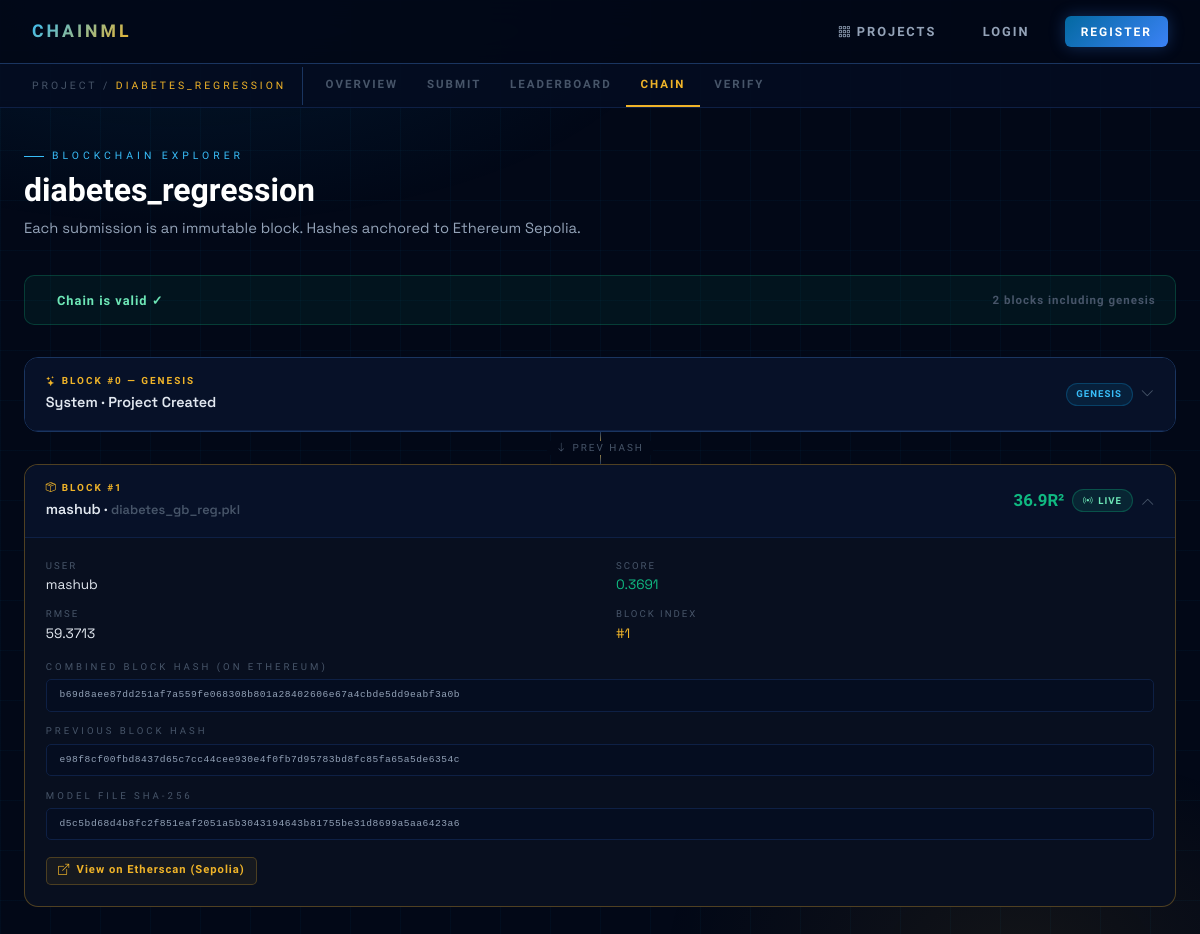
/project/4/chain, run on an earlier commit of the app's database.
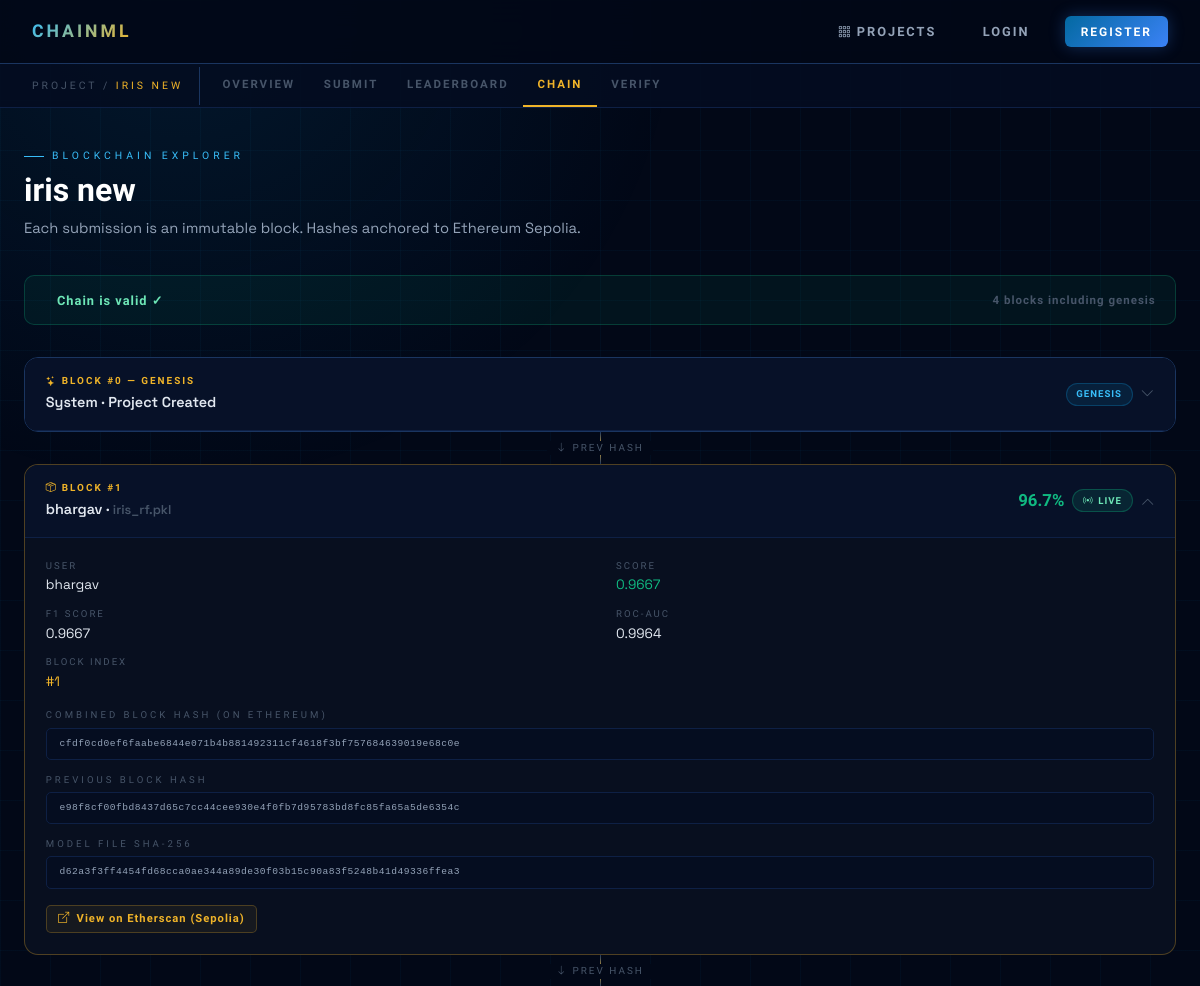
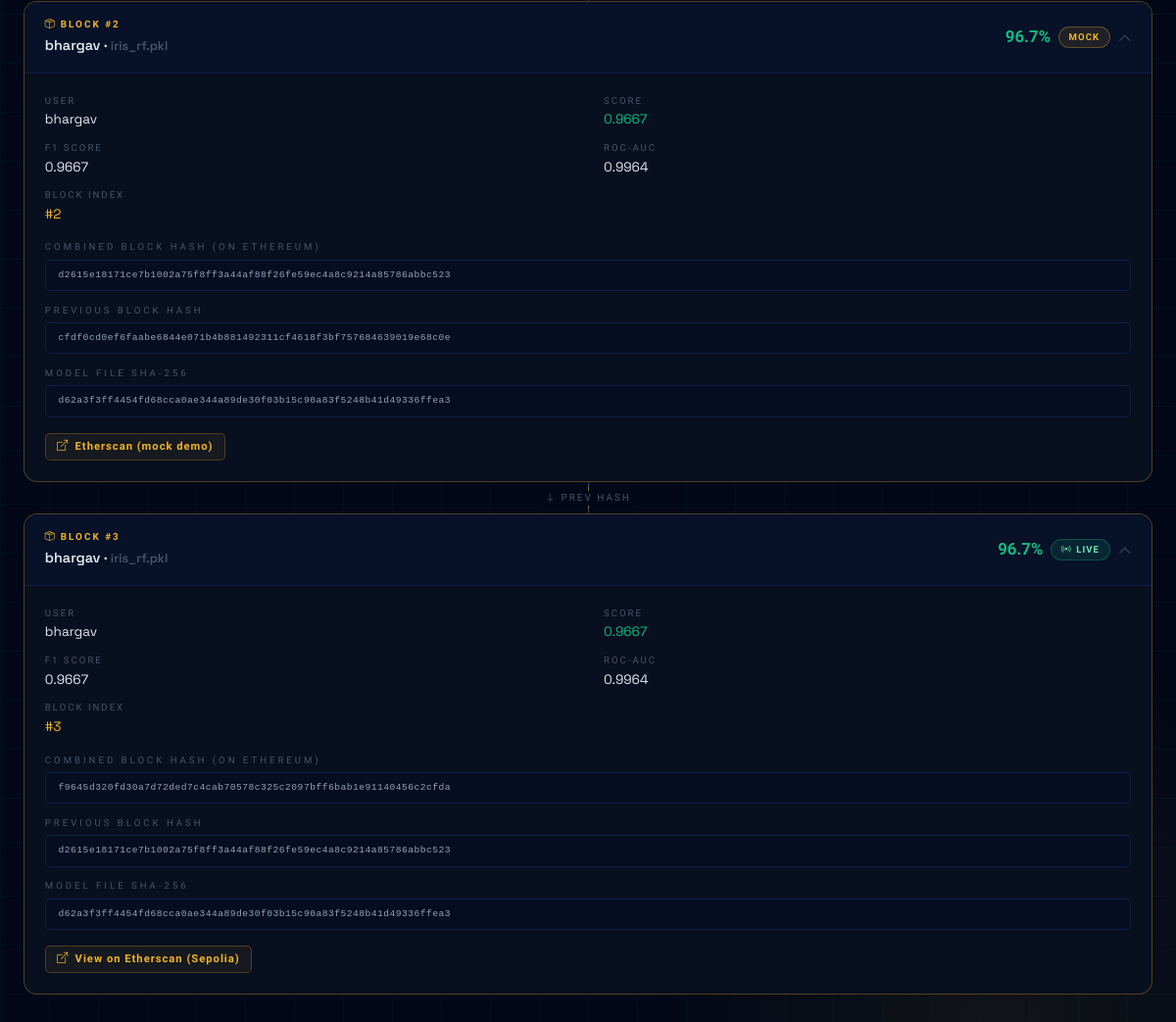
And on a later commit of the database (2 pictures, top to bottom).
### tables this page shows
CREATE TABLE projects (
        id INTEGER PRIMARY KEY AUTOINCREMENT,
        owner_id INTEGER NOT NULL,
        name TEXT NOT NULL UNIQUE,
        description TEXT DEFAULT '',
        dataset_path TEXT NOT NULL,
        dataset_name TEXT NOT NULL,
        dataset_hash TEXT NOT NULL DEFAULT '',
        test_path TEXT DEFAULT NULL,
        test_name TEXT DEFAULT NULL,
        task_type TEXT NOT NULL DEFAULT 'classification',
        created_at REAL NOT NULL,
        FOREIGN KEY(owner_id) REFERENCES users(id));

CREATE TABLE submissions (
        id INTEGER PRIMARY KEY AUTOINCREMENT,
        project_id INTEGER NOT NULL,
        user_id INTEGER NOT NULL,
        model_filename TEXT NOT NULL,
        model_path TEXT NOT NULL,
        model_hash TEXT NOT NULL,
        verified_accuracy REAL NOT NULL,
        f1_score REAL DEFAULT NULL,
        roc_auc REAL DEFAULT NULL,
        rmse REAL DEFAULT NULL,
        r2_score REAL DEFAULT NULL,
        model_card TEXT DEFAULT '',
        combined_hash TEXT NOT NULL,
        eth_tx_hash TEXT NOT NULL,
        eth_tx_url TEXT NOT NULL,
        eth_mode TEXT NOT NULL DEFAULT 'mock',
        block_index INTEGER NOT NULL,
        previous_hash TEXT NOT NULL,
        submitted_at REAL NOT NULL,
        FOREIGN KEY(project_id) REFERENCES projects(id),
        FOREIGN KEY(user_id) REFERENCES users(id));

CREATE TABLE users (
        id INTEGER PRIMARY KEY AUTOINCREMENT,
        username TEXT NOT NULL UNIQUE,
        email TEXT NOT NULL UNIQUE,
        password_hash TEXT NOT NULL,
        created_at REAL NOT NULL);

### app.py (the view)
@app.route("/project/<int:pid>/chain")
def chain_view(pid):
    project = get_project(pid)
    if not project: return render_template("404.html"), 404
    subs = sorted(get_project_submissions(pid), key=lambda x: x["block_index"])
    valid, msg = True, "Chain is valid ✓"
    for sub in subs:
        recheck = combined_submission_hash(
            sub["model_hash"], sub["verified_accuracy"],
            sub["username"], pid, sub["submitted_at"], sub["previous_hash"])
        if recheck != sub["combined_hash"]:
            valid, msg = False, f"Block #{sub['block_index']} hash mismatch — tampered!"; break
    return render_template("chain.html", project=project, submissions=subs,
        chain_valid=valid, chain_msg=msg)

### app.py (called while the page is built)
@app.before_request
def load_user():
    uid = session.get("user_id")
    g.user = get_user_by_id(uid) if uid else None

@app.context_processor
def inject_user():
    return {"current_user": g.user}

### database.py (called while the page is built)
def get_conn():
    conn = sqlite3.connect(DB_PATH)
    conn.row_factory = sqlite3.Row
    conn.execute("PRAGMA foreign_keys = ON")
    return conn

def get_project(pid):
    conn = get_conn()
    row = conn.execute("""SELECT p.*, u.username AS owner_name
        FROM projects p JOIN users u ON p.owner_id=u.id WHERE p.id=?""", (pid,)).fetchone()
    conn.close(); return dict(row) if row else None

def get_project_submissions(pid):
    conn = get_conn()
    rows = conn.execute("""SELECT s.*, u.username FROM submissions s
        JOIN users u ON s.user_id=u.id WHERE s.project_id=?
        ORDER BY s.verified_accuracy DESC, s.submitted_at ASC""", (pid,)).fetchall()
    conn.close(); return [dict(r) for r in rows]

### hash_utils.py (called while the page is built)
def hash_dict(data):
    return hashlib.sha256(json.dumps(data, sort_keys=True).encode()).hexdigest()

def combined_submission_hash(model_hash, accuracy, username, project_id, timestamp, previous_hash):
    return hash_dict({
        "model_hash":    model_hash,
        "accuracy":      str(accuracy),
        "username":      username,
        "project_id":    str(project_id),
        "timestamp":     str(timestamp),
        "previous_hash": previous_hash,
    })

### templates/chain.html (shortened to what this page needs)
{% extends "base.html" %}
{% block subnav %}
<div class="chainml-subnav">
  <div class="subnav-label">PROJECT / <span>{{ project.name }}</span></div>
  <a href="/project/{{ project.id }}" class="subnav-tab">Overview</a>
  <a href="/project/{{ project.id }}/submit" class="subnav-tab">Submit</a>
  <a href="/project/{{ project.id }}/leaderboard" class="subnav-tab">Leaderboard</a>
  <a href="/project/{{ project.id }}/chain" class="subnav-tab active">Chain</a>
  <a href="/project/{{ project.id }}/verify" class="subnav-tab">Verify</a>
</div>
{% endblock %}
{% block content %}
<div class="ph">
  <div class="ph-eye">Blockchain Explorer</div>
  <h1>{{ project.name }}</h1>
  <p>Each submission is an immutable block. Hashes anchored to Ethereum Sepolia.</p>
</div>
<div class="chain-status-bar {% if chain_valid %}ok{% else %}bad{% endif %}">
  {% if chain_valid %}
  <span>{{ chain_msg }}</span>
  {% else %}
  <i class="bi bi-shield-exclamation fs-5"></i>
  <span>{{ chain_msg }}</span>
  {% endif %}
  <span class="ms-auto" style="color:var(--muted);font-size:.72rem">{{ submissions|length + 1 }} blocks including genesis</span>
</div>
<div class="blk-card" id="blk-0">
  <div class="blk-header" onclick="toggle(0)">
    <div>
      <div class="blk-num"><i class="bi bi-stars me-1"></i>BLOCK #0 — GENESIS</div>
      <div style="font-weight:600;font-size:.9rem;margin-top:.2rem">System · Project Created</div>
    </div>
    <div class="d-flex align-items-center gap-2">
      <span class="cml-badge badge-blue">Genesis</span>
      <i class="bi bi-chevron-down blk-chevron"></i>
    </div>
  </div>
</div>
{% for s in submissions %}
<div class="chain-connector"><span><i class="bi bi-arrow-down"></i> PREV HASH</span></div>
<div class="blk-card open" id="blk-{{ s.block_index }}">
  <div class="blk-header" onclick="toggle({{ s.block_index }})">
    <div>
      <div class="blk-num"><i class="bi bi-box-seam me-1"></i>BLOCK #{{ s.block_index }}</div>
      <div style="font-weight:600;font-size:.9rem;margin-top:.2rem">
        {{ s.username }} · <span style="color:var(--muted);font-size:.8rem">{{ s.model_filename[:30] }}{% if s.model_filename|length > 30 %}…{% endif %}</span>
      </div>
    </div>
    <div class="d-flex align-items-center gap-2">
      <span class="blk-score">{{ "%.1f"|format(s.verified_accuracy*100) }}{% if project.task_type=='regression' %}R²{% else %}%{% endif %}</span>
      {% if s.eth_mode=='real' %}
      <span class="cml-badge badge-live"><i class="bi bi-broadcast"></i> Live</span>
      {% else %}
      <span class="cml-badge badge-mock">Mock</span>
      {% endif %}
      <i class="bi bi-chevron-down blk-chevron"></i>
    </div>
  </div>
  <div class="blk-body">
    <div class="blk-inner">
      <div class="detail-grid">
        <div><div class="dk">User</div><div class="dv">{{ s.username }}</div></div>
        <div><div class="dk">Score</div><div class="dv" style="color:var(--green)">{{ s.verified_accuracy }}</div></div>
        {% if s.f1_score is not none %}<div><div class="dk">F1 Score</div><div class="dv">{{ s.f1_score }}</div></div>{% endif %}
        {% if s.roc_auc is not none %}<div><div class="dk">ROC-AUC</div><div class="dv">{{ s.roc_auc }}</div></div>{% endif %}
        {% if s.rmse is not none %}<div><div class="dk">RMSE</div><div class="dv">{{ s.rmse }}</div></div>{% endif %}
        <div><div class="dk">Block Index</div><div class="dv" style="color:var(--gold)">#{{ s.block_index }}</div></div>
      </div>
      <div class="hash-lbl">Combined Block Hash (on Ethereum)</div>
      <div class="hash-box">{{ s.combined_hash }}</div>
      <div class="hash-lbl">Previous Block Hash</div>
      <div class="hash-box">{{ s.previous_hash }}</div>
      <div class="hash-lbl">Model File SHA-256</div>
      <div class="hash-box">{{ s.model_hash }}</div>
      <div class="mt-3">
        <a href="{{ s.eth_tx_url }}" target="_blank" class="eth-link">
          <i class="bi bi-box-arrow-up-right"></i>
          {% if s.eth_mode=='real' %}View on Etherscan (Sepolia){% else %}Etherscan (mock demo){% endif %}
        </a>
      </div>
    </div>
  </div>
</div>
{% endfor %}
{% endblock %}

### templates/base.html (shortened to what this page needs)
<!DOCTYPE html>
<html lang="en">
<head>
<link href="https://cdn.jsdelivr.net/npm/bootstrap@5.3.2/dist/css/bootstrap.min.css" rel="stylesheet">
<link href="https://cdn.jsdelivr.net/npm/bootstrap-icons@1.11.3/font/bootstrap-icons.css" rel="stylesheet">
</head>
<body>
<nav class="chainml-nav">
  <a href="/" class="nav-brand">CHAIN<span style="color:var(--gold)">ML</span></a>
  <a href="/" class="nav-link-item {% if request.endpoint=='home' %}active{% endif %}">
    <i class="bi bi-grid-3x3-gap me-1"></i>Projects
  </a>
  {% if current_user %}
  <a href="/profile" class="nav-link-item {% if request.endpoint=='profile' %}active{% endif %}">
    <i class="bi bi-person-circle me-1"></i>Profile
  </a>
  <a href="/projects/new" class="nav-link-item">
    <i class="bi bi-plus-lg me-1"></i>New Project
  </a>
  <span class="nav-user-badge"><i class="bi bi-hexagon-fill me-1"></i>{{ current_user.username }}</span>
  <a href="/logout" class="nav-link-item"><i class="bi bi-box-arrow-right me-1"></i>Logout</a>
  {% else %}
  <a href="/login" class="nav-link-item {% if request.endpoint=='login' %}active{% endif %}">Login</a>
  <a href="/register" class="btn-nav-register">Register</a>
  {% endif %}
</nav>
{% block subnav %}{% endblock %}
<main>{% block content %}{% endblock %}</main>
</body>
</html>

### templates/chain.html (style rules this page uses)
.chain-status-bar { display: flex; align-items: center; gap: .8rem; padding: .9rem 1.2rem; border-radius: 10px; margin-bottom: 2rem; font-family: var(--raj); font-size: .8rem; font-weight: 600; letter-spacing: 1px; }
.chain-status-bar.ok { background: rgba(16,185,129,.07); border: 1px solid rgba(16,185,129,.25); color: #6ee7b7; }
.chain-connector { display: flex; align-items: center; justify-content: center; height: 32px; position: relative; color: var(--muted); font-family: var(--raj); font-size: .62rem; letter-spacing: 2px; text-transform: uppercase; }
.chain-connector::before { content: ''; position: absolute; left: 50%; top: 0; width: 1px; height: 100%; background: linear-gradient(to bottom, var(--border2), var(--gold), var(--border2)); }
.chain-connector span { background: var(--bg); padding: 0 .6rem; position: relative; z-index: 1; }
.blk-card { background: var(--card); border: 1px solid var(--border2); border-radius: 14px; overflow: hidden; margin-bottom: 0; transition: border-color .2s; }
.blk-card.open { border-color: rgba(240,180,41,.3); }
.blk-header { display: flex; align-items: center; justify-content: space-between; padding: 1rem 1.3rem; background: var(--surface); border-bottom: 1px solid var(--border); cursor: pointer; user-select: none; transition: background .2s; }
.blk-num { font-family: var(--orb); font-size: .62rem; color: var(--gold); font-weight: 700; letter-spacing: 2px; }
.blk-score { font-family: var(--orb); font-size: 1.05rem; font-weight: 700; color: var(--green); }
.blk-chevron { color: var(--muted); font-size: .85rem; transition: transform .25s; }
.blk-card.open .blk-chevron { transform: rotate(180deg); }
.blk-body { max-height: 0; overflow: hidden; transition: max-height .35s ease; }
.blk-card.open .blk-body { max-height: 700px; }
.blk-inner { padding: 1.3rem; }
.detail-grid { display: grid; grid-template-columns: 1fr 1fr; gap: .7rem 2rem; margin-bottom: 1rem; }
.dk { font-family: var(--raj); font-size: .6rem; letter-spacing: 2px; text-transform: uppercase; color: var(--muted); margin-bottom: .15rem; }
.dv { font-size: .85rem; color: var(--text); }

What changed in the data, as far as the page shows it:
changed projects: name "DIABETES_REGRESSION" → "IRIS NEW"; name "diabetes_regression" → "iris new"
changed submissions "e98f8cf00fbd8437d65c7cc44cee930e4f0fb7d95783bd8fc85fa65a5de6354c": username "mashub" → "bhargav"; model_filename "diabetes_gb_reg.pkl" → "iris_rf.pkl"; s.verified_accuracy*100 "36.9" → "96.7"; verified_accuracy "0.3691" → "0.9667"; f1_score (not shown) → "0.9667"; roc_auc (not shown) → "0.9964"; combined_hash "b69d8aee87dd251af7a559fe068308b801a28402606e67a4cbde5dd9eabf3a0b" → "cfdf0cd0ef6faabe6844e071b4b881492311cf4618f3bf757684639019e68c0e"; model_hash "d5c5bd68d4b8fc2f851eaf2051a5b3043194643b81755be31d8699a5aa6423a6" → "d62a3f3ff4454fd68cca0ae344a89de30f03b15c90a83f5248b41d49336ffea3"; rmse "59.3713" → (not shown); text "R²" → "%"
added submissions: block_index "2", username "bhargav", model_filename "iris_rf.pkl", s.verified_accuracy*100 "96.7", eth_mode "MOCK", verified_accuracy "0.9667", f1_score "0.9667", roc_auc "0.9964", combined_hash "d2615e18171ce7b1002a75f8ff3a44af88f26fe59ec4a8c9214a85786abbc523", previous_hash "cfdf0cd0ef6faabe6844e071b4b881492311cf4618f3bf757684639019e68c0e", model_hash "d62a3f3ff4454fd68cca0ae344a89de30f03b15c90a83f5248b41d49336ffea3"
added submissions: block_index "3", username "bhargav", model_filename "iris_rf.pkl", s.verified_accuracy*100 "96.7", eth_mode "real" (drawn), verified_accuracy "0.9667", f1_score "0.9667", roc_auc "0.9964", combined_hash "f9645d320fd30a7d72ded7c4cab70578c325c2097bff6bab1e91140456c2cfda", previous_hash "d2615e18171ce7b1002a75f8ff3a44af88f26fe59ec4a8c9214a85786abbc523", model_hash "d62a3f3ff4454fd68cca0ae344a89de30f03b15c90a83f5248b41d49336ffea3"
Also different on the page:
{{ submissions|length + 1 }}: "2" → "4"
